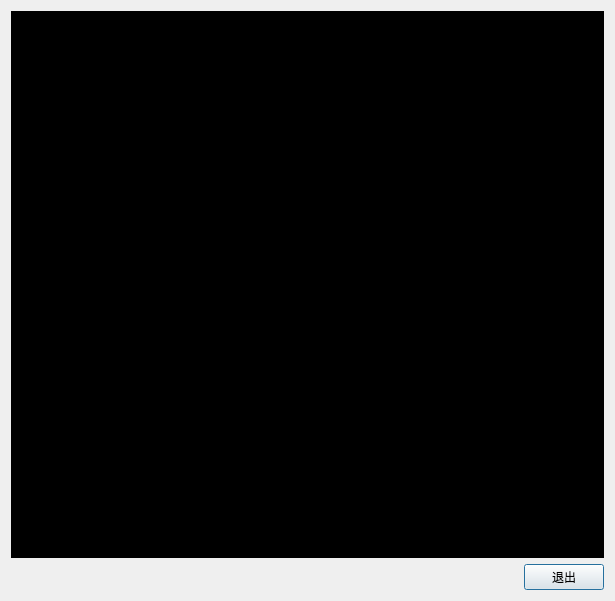
<?xml version="1.0" encoding="UTF-8"?>
<ui version="4.0">
 <class>LogDialog</class>
 <widget class="QDialog" name="LogDialog">
  <property name="geometry">
   <rect>
    <x>0</x>
    <y>0</y>
    <width>615</width>
    <height>601</height>
   </rect>
  </property>
  <property name="font">
   <font>
    <family>微软雅黑</family>
    <pointsize>9</pointsize>
   </font>
  </property>
  <property name="windowTitle">
   <string>运行日志</string>
  </property>
  <property name="windowIcon">
   <iconset resource="pixmaps/pixmaps.qrc">
    <normaloff>:/icons/log.png</normaloff>:/icons/log.png</iconset>
  </property>
  <layout class="QGridLayout" name="gridLayout">
   <item row="0" column="0">
    <widget class="QTextEdit" name="textEdit">
     <property name="font">
      <font>
       <family>微软雅黑</family>
       <pointsize>9</pointsize>
      </font>
     </property>
     <property name="styleSheet">
      <string notr="true">background-color: rgb(0, 0, 0);
color: rgb(0, 255, 0);</string>
     </property>
    </widget>
   </item>
   <item row="1" column="0">
    <layout class="QHBoxLayout" name="horizontalLayout">
     <item>
      <spacer name="horizontalSpacer">
       <property name="orientation">
        <enum>Qt::Horizontal</enum>
       </property>
       <property name="sizeHint" stdset="0">
        <size>
         <width>40</width>
         <height>20</height>
        </size>
       </property>
      </spacer>
     </item>
     <item>
      <widget class="QPushButton" name="pushButton">
       <property name="text">
        <string>退出</string>
       </property>
      </widget>
     </item>
    </layout>
   </item>
  </layout>
 </widget>
 <resources>
  <include location="pixmaps/pixmaps.qrc"/>
 </resources>
 <connections/>
</ui>
